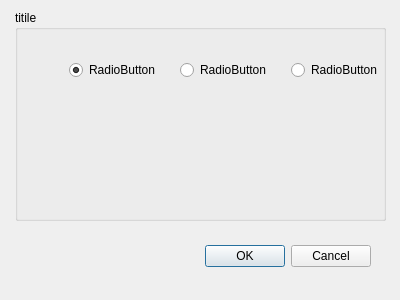
<?xml version="1.0" encoding="UTF-8"?>
<ui version="4.0">
 <class>DialogAskEnteteFichierPGN</class>
 <widget class="QDialog" name="DialogAskEnteteFichierPGN">
  <property name="geometry">
   <rect>
    <x>0</x>
    <y>0</y>
    <width>400</width>
    <height>300</height>
   </rect>
  </property>
  <property name="sizePolicy">
   <sizepolicy hsizetype="Minimum" vsizetype="Minimum">
    <horstretch>0</horstretch>
    <verstretch>0</verstretch>
   </sizepolicy>
  </property>
  <property name="windowTitle">
   <string>Dialog</string>
  </property>
  <widget class="QDialogButtonBox" name="buttonBox">
   <property name="geometry">
    <rect>
     <x>30</x>
     <y>240</y>
     <width>341</width>
     <height>32</height>
    </rect>
   </property>
   <property name="orientation">
    <enum>Qt::Horizontal</enum>
   </property>
   <property name="standardButtons">
    <set>QDialogButtonBox::Cancel|QDialogButtonBox::Ok</set>
   </property>
  </widget>
  <widget class="QWidget" name="verticalLayoutWidget_2">
   <property name="geometry">
    <rect>
     <x>10</x>
     <y>10</y>
     <width>381</width>
     <height>211</height>
    </rect>
   </property>
   <layout class="QVBoxLayout" name="MainVLayout">
    <property name="leftMargin">
     <number>5</number>
    </property>
    <property name="rightMargin">
     <number>5</number>
    </property>
    <item>
     <layout class="QGridLayout" name="gridLayout"/>
    </item>
    <item>
     <layout class="QVBoxLayout" name="verticalLayout">
      <item>
       <widget class="QGroupBox" name="groupBox">
        <property name="title">
         <string>titile</string>
        </property>
        <widget class="QWidget" name="horizontalLayoutWidget">
         <property name="geometry">
          <rect>
           <x>40</x>
           <y>20</y>
           <width>341</width>
           <height>80</height>
          </rect>
         </property>
         <layout class="QHBoxLayout" name="horizontalLayout">
          <item>
           <widget class="QRadioButton" name="radio_WhiteWin">
            <property name="sizePolicy">
             <sizepolicy hsizetype="Fixed" vsizetype="Fixed">
              <horstretch>0</horstretch>
              <verstretch>0</verstretch>
             </sizepolicy>
            </property>
            <property name="text">
             <string>RadioButton</string>
            </property>
            <property name="checked">
             <bool>true</bool>
            </property>
           </widget>
          </item>
          <item>
           <widget class="QRadioButton" name="radio_BlackWin">
            <property name="sizePolicy">
             <sizepolicy hsizetype="Fixed" vsizetype="Fixed">
              <horstretch>0</horstretch>
              <verstretch>0</verstretch>
             </sizepolicy>
            </property>
            <property name="text">
             <string>RadioButton</string>
            </property>
           </widget>
          </item>
          <item>
           <widget class="QRadioButton" name="radio_nulle">
            <property name="sizePolicy">
             <sizepolicy hsizetype="Fixed" vsizetype="Fixed">
              <horstretch>0</horstretch>
              <verstretch>0</verstretch>
             </sizepolicy>
            </property>
            <property name="text">
             <string>RadioButton</string>
            </property>
           </widget>
          </item>
         </layout>
        </widget>
       </widget>
      </item>
     </layout>
    </item>
   </layout>
  </widget>
  <zorder>buttonBox</zorder>
  <zorder>groupBox</zorder>
  <zorder>verticalLayoutWidget_2</zorder>
 </widget>
 <resources/>
 <connections>
  <connection>
   <sender>buttonBox</sender>
   <signal>accepted()</signal>
   <receiver>DialogAskEnteteFichierPGN</receiver>
   <slot>accept()</slot>
   <hints>
    <hint type="sourcelabel">
     <x>248</x>
     <y>254</y>
    </hint>
    <hint type="destinationlabel">
     <x>157</x>
     <y>274</y>
    </hint>
   </hints>
  </connection>
  <connection>
   <sender>buttonBox</sender>
   <signal>rejected()</signal>
   <receiver>DialogAskEnteteFichierPGN</receiver>
   <slot>reject()</slot>
   <hints>
    <hint type="sourcelabel">
     <x>316</x>
     <y>260</y>
    </hint>
    <hint type="destinationlabel">
     <x>286</x>
     <y>274</y>
    </hint>
   </hints>
  </connection>
 </connections>
</ui>
